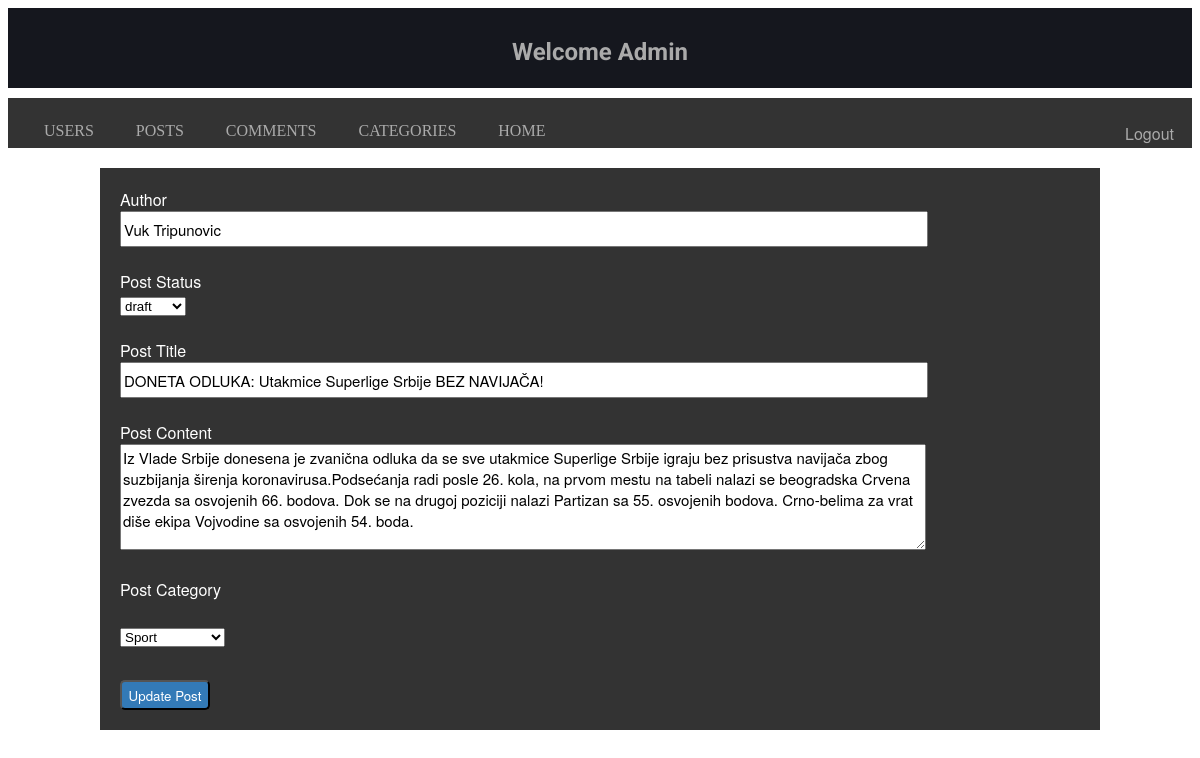
Page /admin/includes_admin/edit_post.php?source=edit_post&p_id=1 on the committed database.
### tables this page shows
CREATE TABLE `posts` (
  `post_id` int(11) NOT NULL,
  `post_author` varchar(255) NOT NULL,
  `post_title` varchar(255) NOT NULL,
  `post_content` text NOT NULL,
  `post_date` date NOT NULL,
  `post_status` varchar(20) NOT NULL DEFAULT 'draft',
  `post_category_id` int(11) NOT NULL
);

### admin/includes_admin/edit_post.php (the view, shortened to what this page needs)
<?php include "../../includes/db.php"; ?>
<!DOCTYPE html>
<html>
<head>
    <link rel="stylesheet" href="../../css/admin_style.css">
</head>
<body>
    <div id="wrapper">
        <header class="header">
      <h2>Welcome Admin <?php echo $_SESSION['user_name']; ?></h2>
        </header>
        <nav>
            <ul>
                <li class="dropdown"><a href="">USERS</a>
                    </li>
                <li class="dropdown"><a href="" class="dropbtn">POSTS</a>
                    </li>
                <li><a href="../comments.php">COMMENTS</a></li>
                <li><a href="">CATEGORIES</a></li>
                <li><a href="../../index.php">HOME</a></li>
                <li><div class="logout_btn"><a href="../includes/logout.php">Logout</a>
            </div>
           </li>
            </ul>
           </nav>
        <main class="main">
            <div class="form-control">
               <?php
                if(isset($_GET['p_id'])) {
                    $the_post_id = $_GET['p_id'];
                }
                $query = "SELECT * FROM posts WHERE post_id = {$the_post_id}";
                $select_posts_by_id  = mysqli_query($db, $query);
                while($row = mysqli_fetch_assoc($select_posts_by_id )) {
                    $post_author = $row['post_author'];
                    $post_title = $row['post_title'];
                    $post_content = $row['post_content'];
                    $post_status = $row['post_status'];
                }
               ?>
                <form action="" method="post">
                    <label for="post_author">Author</label><br>
                    <input value="<?php echo $post_author; ?>" class="input" type="text" name="post_author"><br><br>
                    <label for="post_status">Post Status</label>
                    <div class="">
                    <select name="post_status" id="">
                    <option value='<?php echo $post_status; ?>'><?php echo $post_status; ?></option>
                    </select>
                    </div><br>
                    <label for="post_title">Post Title</label><br>
                    <input value="<?php echo $post_title; ?>" class="input" type="text" name="post_title"><br><br>
                    <label for="post_content">Post Content</label><br>
                    <textarea class="input" name="post_content" id="body" cols="30" rows="10"><?php echo $post_content; ?>
                    </textarea><br><br>
                    <label for="post_category">Post Category</label><br><br>
                    <select name="post_category" id="post_category">
                    <?php
                    $query = "SELECT * FROM category";
                    $select_categories= mysqli_query($db, $query);
                    while($row = mysqli_fetch_assoc($select_categories)) {
                    $category_id = $row['category_id'];
                    $category_title = $row['category_name'];
                    echo "<option value='{$category_id}'>{$category_title}</option>";
                    }
                    ?>
                    </select><br><br>
                    <input class="btn" type="submit" name="update_post" value="Update Post">
                </form>
            </div>
        </main>
        </div>
    </body>
</html>

### css/admin_style.css (style rules this page uses)
.header { height: 60px; background-color: #15171E; font-family: Roboto, sans-serif, Verdana; padding: 10px 10px; color: #AAA; }
header h2 { text-align: center; }
nav ul { list-style-type: none; margin: 0; padding: 10px 10px; overflow: hidden; background-color: #333; height: 30px; margin-top: 10px; transition-duration: 0.5s; }
nav li { float: left; color: #AAA; padding-left: 10px; }
nav li a { display: block; color: #AAA; text-align: center; padding: 14px 16px; text-decoration: none; }
ul { list-style-type: none; margin: 0; padding: 0; overflow: hidden; background-color: #333; }
li { float: left; }
li a, .dropbtn { display: inline-block; color: inherit; text-align: center; padding: 14px 16px; text-decoration: none; }
li.dropdown { display: inline-block; }
.form-control { width: 1000px; margin: 20px auto 0 auto; font-family: Helvetica neue, Helvetica, Arial; background: #333; color: #FFF; }
.form-control textarea { width: 800px; height: 100px; }
form { padding: 20px; margin: 0 auto; }
.input { width: 800px; height: 30px; margin: auto; font-family: Helvetica neue, Helvetica, Arial; font-size: 15px; }
.btn { width: 90px; height: 30px; background: #337AB7; font-family: Helvetica neue, Helvetica, Arial; border-radius: 5px; margin-top: 10px; color: #FFF; }
.logout_btn { float: right; font-family: Helvetica neue, Helvetica, Arial; position: absolute; right: 10px; }

### rows in the picture
posts: post_author "Vuk Tripunovic", post_status "draft", post_title "DONETA ODLUKA: Utakmice Superlige Srbije BEZ NAVIJAČA!", post_content "Iz Vlade Srbije donesena je zvanična odluka da se sve utakmice Superlige Srbije igraju bez prisustva navijača zbog suzbijanja širenja koronavirusa.Podsećanja radi posle 26. kola, na prvom mestu na tabeli nalazi se beogradska Crvena zvezda sa osvojenih 66. bodova. Dok se na drugoj poziciji nalazi Partizan sa 55. osvojenih bodova. Crno-belima za vrat diše ekipa Vojvodine sa osvojenih 54. boda."

### other values in the picture
form field post_category "Sport"
